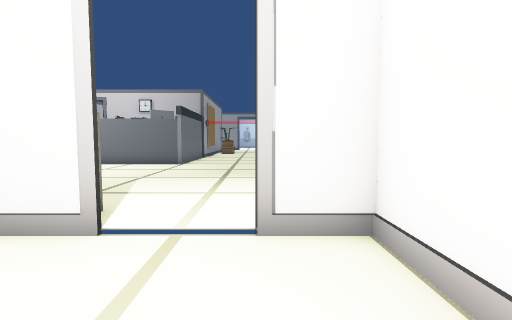
[1] (above)

24 first-person views from a walk through a scene from a Unity 3-D project. The camera is 1.2 m above the floor, tilts 4° down and sees 85° across. Doors are open. The floor is counted in squares, 1 m on a side. Each view is taken from the middle of a square. On the plan, view 1 faces up. The plan holds only what a view shows up to about 13 squares ahead; the rest is blank. The place goes on beyond the plan. The player character is not drawn.

[2]
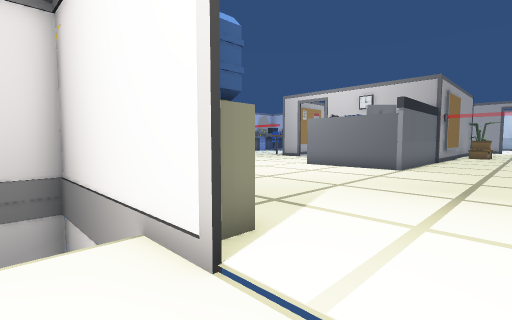

[3]
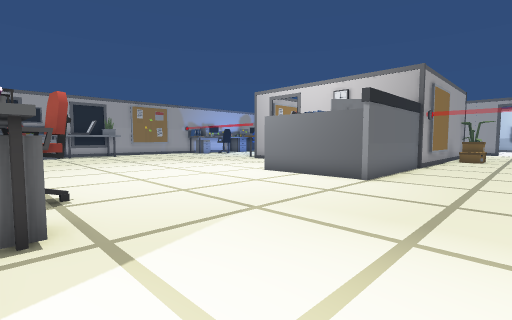

[4]
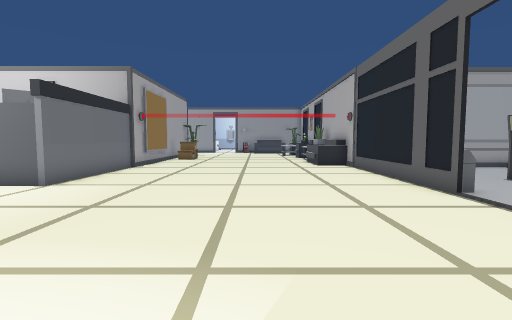

[5]
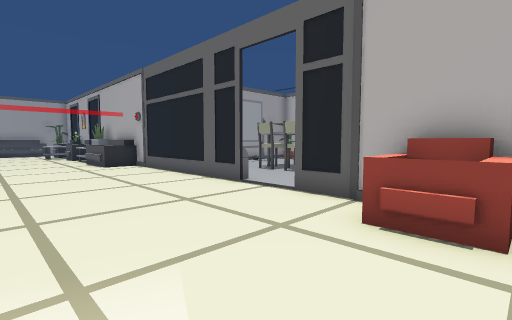

[6]
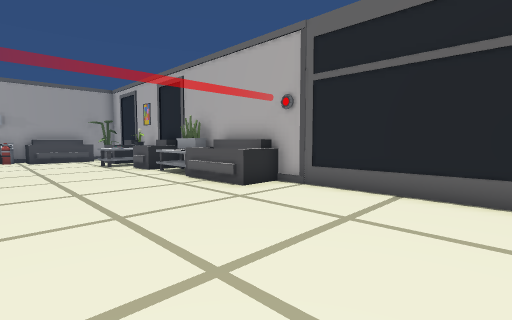

[7]
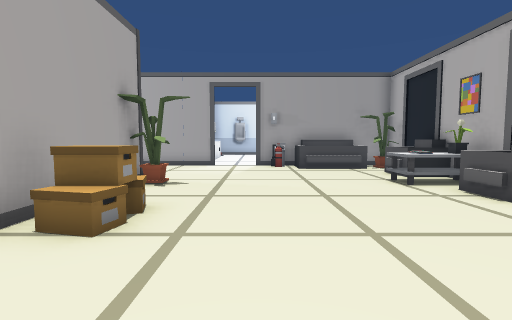

[8]
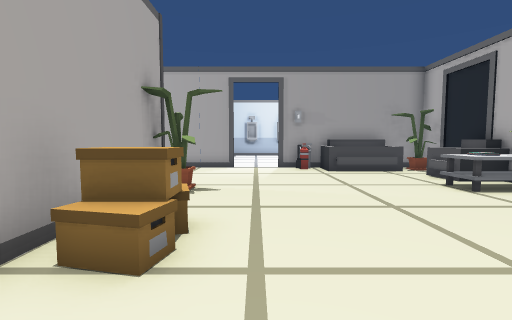

[9]
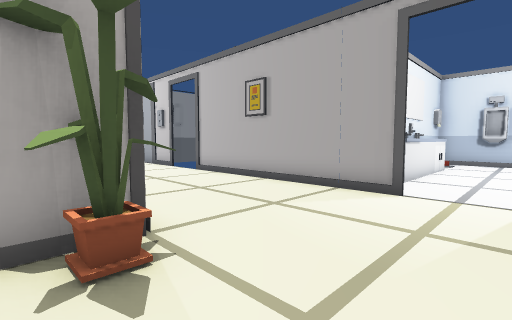

[10]
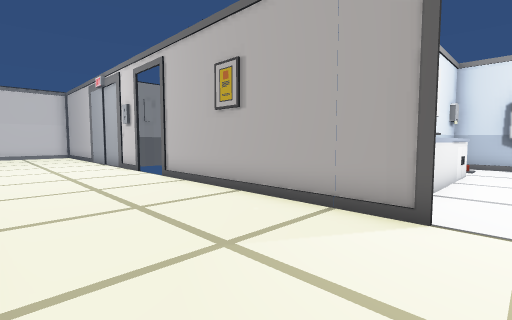

[11]
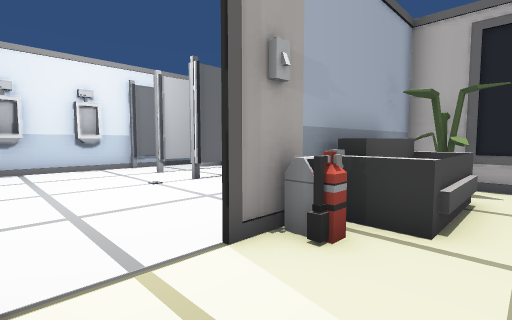

[12]
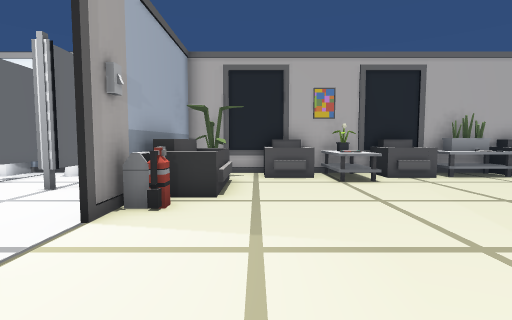

[13]
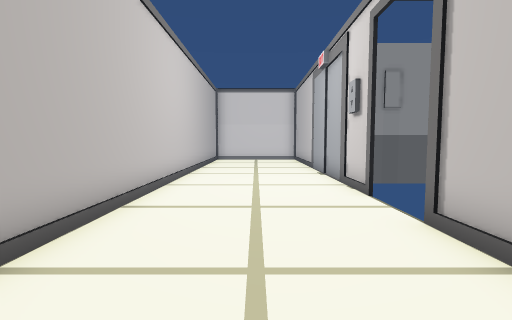

[14]
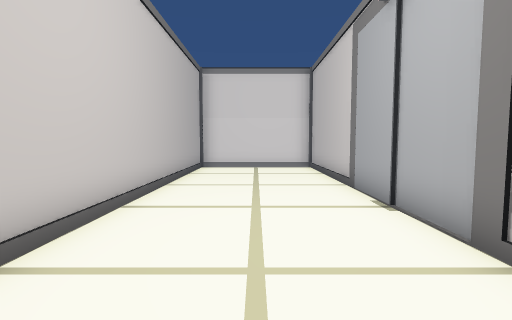

[15]
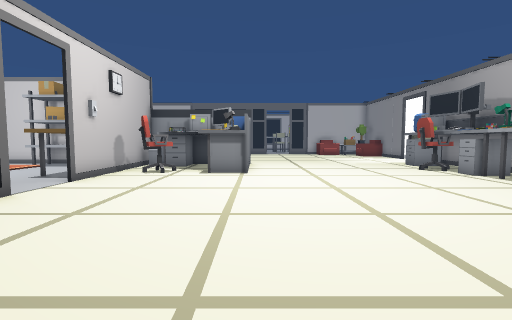

[16]
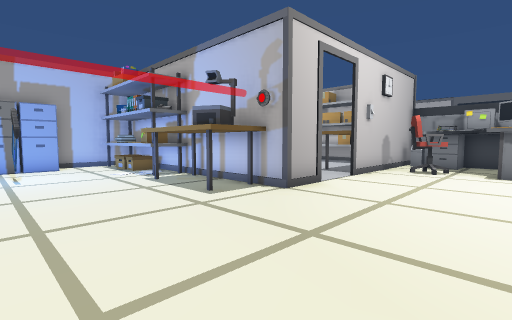

[17]
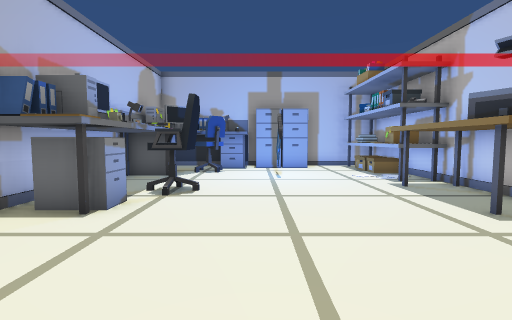

[18]
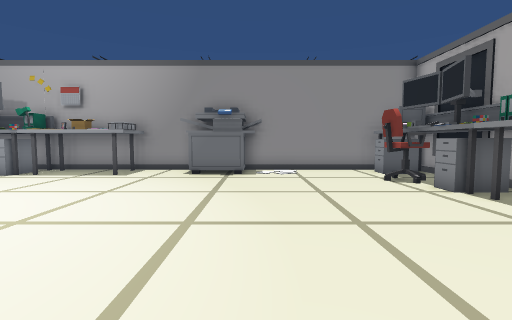

[19]
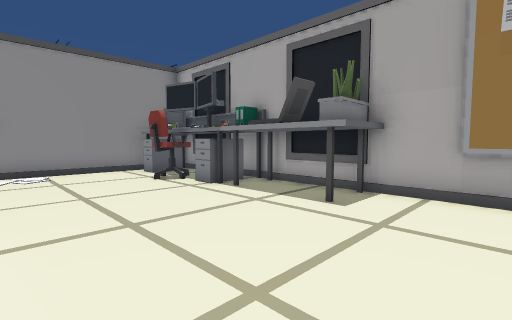

[20]
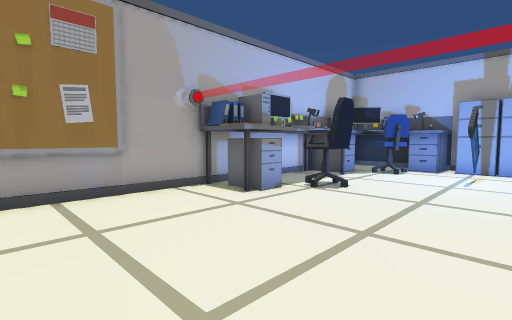

[21]
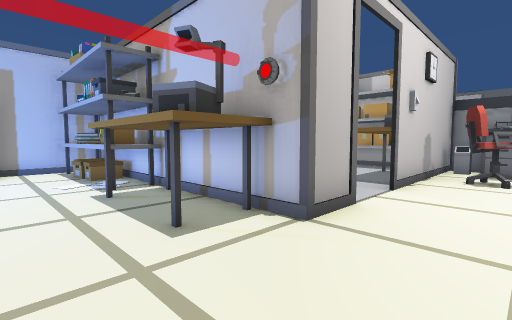

[22]
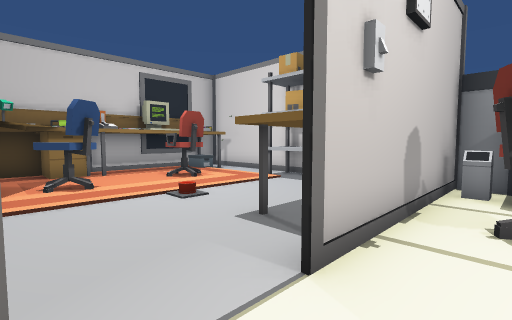

[23]
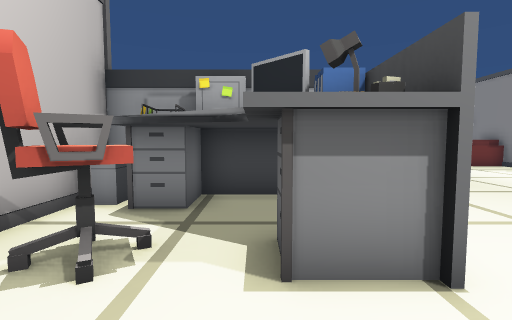

[24]
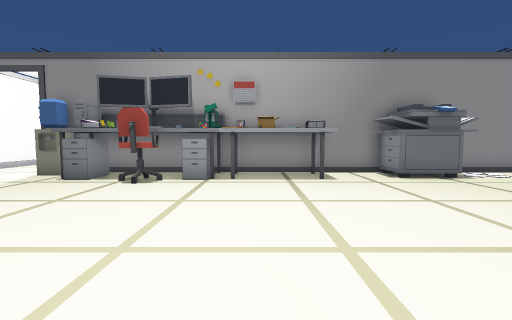

### Floor plan
Key: @ floor where view 1 was taken; # wall or solid block; . floor; D open door; = window, fence, low wall or low ledge; C water cooler; E desk; S shelf; H chair; A carpet; F sofa; P plant; I fire extinguisher; R rug; B cabinet; K keycard; O other object.
Columns run from 24 left of view 1 to 7 right of it. Each row starts with its distance up from view 1.
 44                      ########
 43                     ### . .D#
 42                     #O.....D.
 41                     #......###
 40                     #O.....D.=
 39                     #O.....D###
 38                      O.....D..
 37                       .....D.#
 36                      O.....###
 35                       .....D
 34 ############DDD###### DDDO.D###
 33 #...........DDD..... #DDDIFFFP##
 32 #.........................FFFP##
 31 #............................FF#
 30 #............................FF#
 29 #............................FF#
 28  EEEEBBB#SSOOOOOAAAAAP......OOO#
 27  EEEEBBB.SSO EEERRR A#.......FF#
 26  EEHH....SSOEE       #.......FF#
 25  EEH..K..SSOEHH HH   AO......FF#
 24 #E ......SS   H    SSAO......OP#
 23 #OO......E #       SS........OP#
 22 #OOH.....EE#       SS .......FF#
 21 #OOH.....EO#       SS#.......FF#
 20 #OO......OO    EEOOSS#.......FF#
 19 #OO......EE# D EEOO S..........#
 18 #..........#DDD####O#..........#
 17 #...............HHEEE..........#
 16 #................HEEE..........#
 15 #...............EEEEE..........#
 14 #...............EEEEE..........#
 13 #................EEEE..........O
 12 #PP...........................DO
 11 #EE...........................DD
 10 #EE...........................DA
  9 #EE............................#
  8 #OO..........................FF#
  7 #OHH.........................FF#
  6 #OHH.............HH..........FF#
  5 #OO....OOO..EEEEOOOOO......FF
  4 #OO....OOO..EEEEOOOOOCDDD..FF
  3 ######################DDD###
  2                      .....#
  1                         ..#
  0                         @

Where each view was taken, in squares from view 1:
view 1: 0 up, 0 right, facing up
view 2: 2 up, 0 right, facing up-left
view 3: 5 up, 0 right, facing up-left
view 4: 6 up, 2 right, facing up
view 5: 6 up, 1 right, facing up-right
view 6: 14 up, 0 right, facing up-right
view 7: 20 up, 0 right, facing up
view 8: 21 up, 1 left, facing up
view 9: 27 up, 0 right, facing up-left
view 10: 29 up, 1 left, facing up-left
view 11: 31 up, 2 left, facing up-right
view 12: 31 up, 4 left, facing right
view 13: 31 up, 6 left, facing left
view 14: 31 up, 11 left, facing left
view 15: 13 up, 18 left, facing right
view 16: 14 up, 19 left, facing up-right
view 17: 15 up, 19 left, facing up
view 18: 15 up, 17 left, facing down
view 19: 15 up, 17 left, facing down-left
view 20: 15 up, 17 left, facing up-left
view 21: 16 up, 17 left, facing up-right
view 22: 17 up, 12 left, facing up-right
view 23: 15 up, 10 left, facing right
view 24: 14 up, 10 left, facing down
